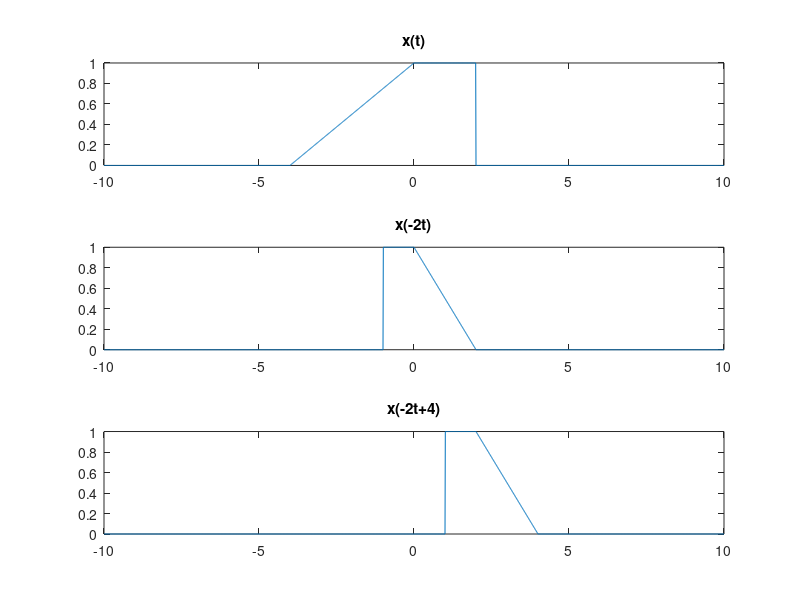

Write the MATLAB code that produced this figure.
% problem 2
clc,clear
x=@(t)(0.25.*(t+4).*(t<0&t>-4)+1.*(t>=0&t<2)+0);
t=-10:0.01:10;
%% 原函数
x_1=x(t);
subplot(3,1,1)
plot(t,x_1)
title('x(t)')

%% 平移
x_2=x(-2*t);
subplot(3,1,2)
plot(t,x_2)
title('x(-2t)')

%% 翻转压缩
x_3=x(-2*t+4);
subplot(3,1,3)
plot(t,x_3)
title('x(-2t+4)')